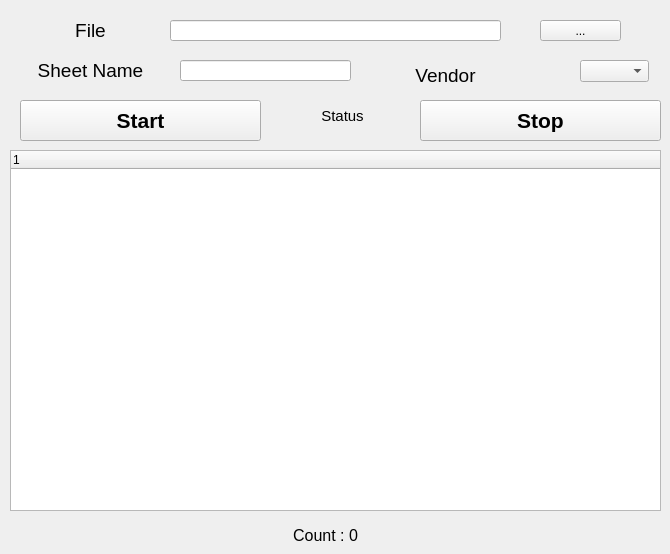
<?xml version="1.0" encoding="UTF-8"?>
<ui version="4.0">
 <class>MainWindow</class>
 <widget class="QMainWindow" name="MainWindow">
  <property name="geometry">
   <rect>
    <x>0</x>
    <y>0</y>
    <width>670</width>
    <height>554</height>
   </rect>
  </property>
  <property name="windowTitle">
   <string>MainWindow</string>
  </property>
  <widget class="QWidget" name="centralwidget">
   <widget class="QComboBox" name="comboBox">
    <property name="geometry">
     <rect>
      <x>580</x>
      <y>60</y>
      <width>69</width>
      <height>22</height>
     </rect>
    </property>
   </widget>
   <widget class="QLineEdit" name="lineEdit">
    <property name="geometry">
     <rect>
      <x>170</x>
      <y>20</y>
      <width>331</width>
      <height>21</height>
     </rect>
    </property>
   </widget>
   <widget class="QLabel" name="label">
    <property name="geometry">
     <rect>
      <x>10</x>
      <y>10</y>
      <width>161</width>
      <height>41</height>
     </rect>
    </property>
    <property name="font">
     <font>
      <pointsize>14</pointsize>
     </font>
    </property>
    <property name="text">
     <string>File</string>
    </property>
    <property name="alignment">
     <set>Qt::AlignCenter</set>
    </property>
   </widget>
   <widget class="QTreeWidget" name="treeWidget">
    <property name="geometry">
     <rect>
      <x>10</x>
      <y>150</y>
      <width>651</width>
      <height>361</height>
     </rect>
    </property>
    <column>
     <property name="text">
      <string notr="true">1</string>
     </property>
    </column>
   </widget>
   <widget class="QToolButton" name="toolButton">
    <property name="geometry">
     <rect>
      <x>540</x>
      <y>20</y>
      <width>81</width>
      <height>21</height>
     </rect>
    </property>
    <property name="text">
     <string>...</string>
    </property>
   </widget>
   <widget class="QLabel" name="label_3">
    <property name="geometry">
     <rect>
      <x>10</x>
      <y>50</y>
      <width>161</width>
      <height>41</height>
     </rect>
    </property>
    <property name="font">
     <font>
      <pointsize>14</pointsize>
     </font>
    </property>
    <property name="text">
     <string>Sheet Name</string>
    </property>
    <property name="alignment">
     <set>Qt::AlignCenter</set>
    </property>
   </widget>
   <widget class="QLineEdit" name="lineEdit_3">
    <property name="geometry">
     <rect>
      <x>180</x>
      <y>60</y>
      <width>171</width>
      <height>21</height>
     </rect>
    </property>
   </widget>
   <widget class="QLabel" name="label_2">
    <property name="geometry">
     <rect>
      <x>380</x>
      <y>60</y>
      <width>131</width>
      <height>31</height>
     </rect>
    </property>
    <property name="font">
     <font>
      <pointsize>14</pointsize>
     </font>
    </property>
    <property name="text">
     <string>Vendor</string>
    </property>
    <property name="alignment">
     <set>Qt::AlignCenter</set>
    </property>
   </widget>
   <widget class="QLabel" name="label_4">
    <property name="geometry">
     <rect>
      <x>230</x>
      <y>520</y>
      <width>191</width>
      <height>31</height>
     </rect>
    </property>
    <property name="font">
     <font>
      <pointsize>12</pointsize>
     </font>
    </property>
    <property name="text">
     <string>Count : 0</string>
    </property>
    <property name="alignment">
     <set>Qt::AlignCenter</set>
    </property>
   </widget>
   <widget class="QLabel" name="label_5">
    <property name="geometry">
     <rect>
      <x>260</x>
      <y>100</y>
      <width>165</width>
      <height>31</height>
     </rect>
    </property>
    <property name="font">
     <font>
      <pointsize>11</pointsize>
     </font>
    </property>
    <property name="text">
     <string>Status</string>
    </property>
    <property name="alignment">
     <set>Qt::AlignCenter</set>
    </property>
   </widget>
   <widget class="QPushButton" name="pushButton">
    <property name="geometry">
     <rect>
      <x>20</x>
      <y>100</y>
      <width>241</width>
      <height>41</height>
     </rect>
    </property>
    <property name="font">
     <font>
      <pointsize>16</pointsize>
      <weight>75</weight>
      <bold>true</bold>
     </font>
    </property>
    <property name="text">
     <string>Start</string>
    </property>
    <property name="flat">
     <bool>false</bool>
    </property>
   </widget>
   <widget class="QPushButton" name="pushButton_2">
    <property name="geometry">
     <rect>
      <x>420</x>
      <y>100</y>
      <width>241</width>
      <height>41</height>
     </rect>
    </property>
    <property name="font">
     <font>
      <pointsize>16</pointsize>
      <weight>75</weight>
      <bold>true</bold>
     </font>
    </property>
    <property name="text">
     <string>Stop</string>
    </property>
   </widget>
  </widget>
 </widget>
 <resources/>
 <connections/>
</ui>
